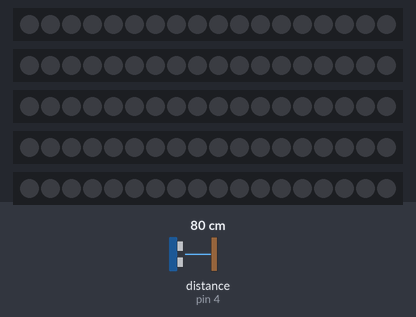
A sketch run on a simulated Arduino Uno, built with avr-gcc and run on an emulated ATmega328P. Shown: 5 × 18 RGB LEDs in strip order, left to right. Wiring (inferred from the names in the program): ultrasonic range finder: trigger pin 2; echo pin 4. Inputs (shaded band) come from the test bench; at power-on: distance to the obstacle (sensor on pin 4) 80 cm. The echo pulse lasts 58.3 µs per cm; dim RGB values are drawn brighter than linear.

Above: at 1.2 s.
1.3 s: distance to the obstacle (sensor on pin 4) set to 12 cm
2.8 s: distance to the obstacle (sensor on pin 4) set to 9 cm
At 3.2 s:
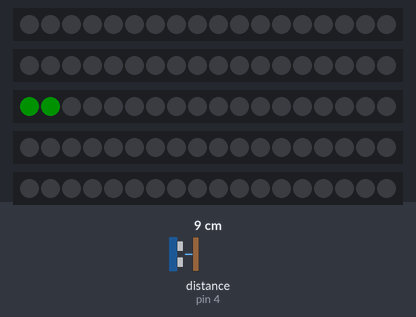
At 6.1 s:
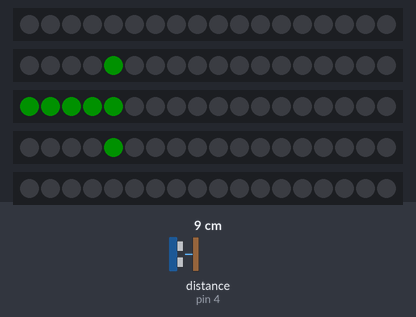
7.3 s: distance to the obstacle (sensor on pin 4) set to 2 cm
At 13.1 s:
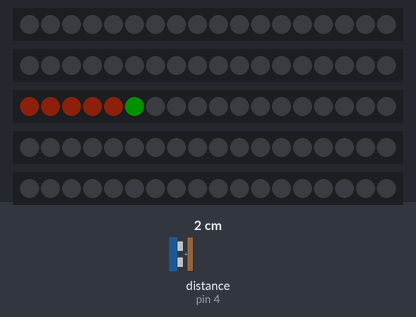
Timing chart, 0 to 14.6 s (numbered marks = the images above; inputs shaded):
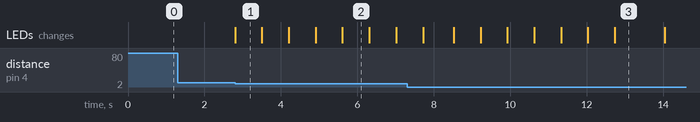

The sketch:

_______.ino
```cpp
#include <Adafruit_NeoPixel.h>

#define pin1 5 // 네오픽셀 Out을 연결한 핀 번호
#define pin2 6
#define pin3 9
#define pin4 10
#define pin5 11

#define time1 700
#define time2 900
#define time3 1300
#define NUMPIXELS 18

int trig=2;
int echo=4;
Adafruit_NeoPixel pix1(18, pin1, NEO_GRB + NEO_KHZ800);
Adafruit_NeoPixel pix2(18, pin2, NEO_GRB + NEO_KHZ800);
Adafruit_NeoPixel pix3(NUMPIXELS, pin3, NEO_GRB + NEO_KHZ800);
Adafruit_NeoPixel pix4(NUMPIXELS, pin4, NEO_GRB + NEO_KHZ800);
Adafruit_NeoPixel pix5(NUMPIXELS, pin5, NEO_GRB + NEO_KHZ800);


void setup()
{
        pix1.begin(); // 네오픽셀을 활성화
        pix1.show();  // 네오픽셀 소자가 빛을 보여주도록 설정하는 함수
        pix2.begin();
        pix2.show();
        pix3.begin();
        pix3.show();
        pix4.begin();
        pix4.show();
        pix5.begin();
        pix5.show();
        pinMode(trig,OUTPUT);
        pinMode(echo,INPUT);
}

//pix_1의 n0부터n1을 br밝기, rgb 설정
void pix11(int n0,int n1,int br,int r,int g,int b)
{
  for(int k=n0;k<=n1;k++)
  {
    pix1.setBrightness(br);
    pix1.setPixelColor(k,r,g,b);
  }
  return;
}

void pix22(int n0,int n1,int br,int r,int g,int b)
{
  for(int k=n0;k<=n1;k++)
  {
    pix2.setBrightness(br);
    pix2.setPixelColor(k,r,g,b);
  }
  return;
}

void pix33(int n0,int n1,int br,int r,int g,int b)
{
  for(int k=n0;k<=n1;k++)
  {
    pix3.setBrightness(br);
    pix3.setPixelColor(k,r,g,b);
  }
  return;
}

void pix44(int n0,int n1,int br,int r,int g,int b)
{
  for(int k=n0;k<=n1;k++)
  {
    pix4.setBrightness(br);
    pix4.setPixelColor(k,r,g,b);
  }
  return;
}

void pix55(int n0,int n1,int br,int r,int g,int b)
{
  for(int k=n0;k<=n1;k++)
  {
    pix5.setBrightness(br);
    pix5.setPixelColor(k,r,g,b);
  }
  return;
}

void off1()
{
  pix1.clear();
  pix1.show();
  return;
}

void off2()
{
  pix2.clear();
  pix2.show();
  return;
}


void off3()
{
  pix3.clear();
  pix3.show();
  return;
}

void off4()
{
  pix4.clear();
  pix4.show();
  return;
}

void off5()
{
  pix5.clear();
  pix5.show();
  return;
}

//갈색pix22(0,17,50,200,50,19);
//연두색pix22(0,17,50,0,255,0);
void loop()
{
  for(int k=0;k<=4;k++)
  {
    long dur, dist;
    digitalWrite(trig,LOW);
    delayMicroseconds(2);
    digitalWrite(trig,HIGH);
    delayMicroseconds(10);
    digitalWrite(trig,LOW);
    dur=pulseIn(echo,HIGH);
    dist=dur/58;

    if(dist<=10)
    {
      pix33(0,k,17,0,255,0);
      pix3.show();
      delay(time1);
    }
    else
    {
      if(k==0)
      {
        k=0;
      }
      else
      {
        k--;
      }
    }
  }
  for(int k=4;k<=5;k++)
  {
    long dur, dist;
    digitalWrite(trig,LOW);
    delayMicroseconds(2);
    digitalWrite(trig,HIGH);
    delayMicroseconds(10);
    digitalWrite(trig,LOW);
    dur=pulseIn(echo,HIGH);
    dist=dur/58;

    if(dist<=10)
    {
      pix22(4,k,17,0,255,0);
      pix44(4,k,17,0,255,0);
      pix2.show();
      pix4.show();
      delay(time1);
    }
    else
    {
      if(k==4)
      {
        k=4;
      }
      else
      {
        k--;
      }
    }
  }

  for(int k=5;k<=6;k++)
  {
    long dur, dist;
    digitalWrite(trig,LOW);
    delayMicroseconds(2);
    digitalWrite(trig,HIGH);
    delayMicroseconds(10);
    digitalWrite(trig,LOW);
    dur=pulseIn(echo,HIGH);
    dist=dur/58;

    if(dist<=10)
    {
      pix11(5,k,17,0,255,0);
      pix55(5,k,17,0,255,0);
      pix1.show();
      pix5.show();
      delay(time1);
    }
    else
    {
      if(k==5)
      {
        k=5;
      }
      else
      {
        k--;
      }
    }
  }
  //pix11(5,6,17,0,255,0);
  //pix55(5,6,17,0,255,0);
  //pix1.show();
  //pix5.show();
  delay(100);

//새싹끝-----------------------------

  int i;
  i=0;
  while(i<10)
  {
    long dur, dist;
    digitalWrite(trig,LOW);
    delayMicroseconds(2);
    digitalWrite(trig,HIGH);
    delayMicroseconds(10);
    digitalWrite(trig,LOW);
    dur=pulseIn(echo,HIGH);
    dist=dur/58;
    if(dist<=10)
    {
      off1();
      off2();
      off3();
      off4();
      off5();
      i=100;
    }
    else
   {
      i=0;
    }
  }

  for(int k=0;k<=5;k++)
  {
    long dur, dist;
    digitalWrite(trig,LOW);
    delayMicroseconds(2);
    digitalWrite(trig,HIGH);
    delayMicroseconds(10);
    digitalWrite(trig,LOW);
    dur=pulseIn(echo,HIGH);
    dist=dur/58;

    if(dist<=10)
    {
      pix33(0,k,17,190,50,20);
      pix3.show();
      delay(time1);
    }
    else
    {
      if(k==0)
      {
        k=0;
      }
      else
      {
        k--;
      }
    }
  }


//나뭇닢 생성-------------------------
  for(int k=5;k<6;k++){
  long dur,dist;
  digitalWrite(trig,LOW);
  delayMicroseconds(2);
  digitalWrite(trig,HIGH);
  delayMicroseconds(10);
  digitalWrite(trig,LOW);
  dur=pulseIn(echo,HIGH);
  dist=dur/58;
  if(dist<=10){
  pix33(k,k,17,0,255,0);
  pix3.show();
  delay(time3);}
  else
    {
      if(k==5)
      {
        k=5;
      }
      else
      {
        k--;
      }
    }}
  for(int k=5;k<6;k++){
  long dur,dist;
  digitalWrite(trig,LOW);
  delayMicroseconds(2);
  digitalWrite(trig,HIGH);
  delayMicroseconds(10);
  digitalWrite(trig,LOW);
  dur=pulseIn(echo,HIGH);
  dist=dur/58;
  if(dist<=10){
  pix33(k+1,k+1,17,0,255,0);
  pix44(k+1,k+1,17,0,255,0);
  pix22(k+1,k+1,17,0,255,0);
  pix3.show();
  pix4.show();
  pix2.show();
  delay(time3);}
  else
    {
      if(k==5)
      {
        k=5;
      }
      else
      {
        k--;
      }
    }}

  for(int k=5;k<6;k++){
  long dur,dist;
  digitalWrite(trig,LOW);
  delayMicroseconds(2);
  digitalWrite(trig,HIGH);
  delayMicroseconds(10);
  digitalWrite(trig,LOW);
  dur=pulseIn(echo,HIGH);
  dist=dur/58;
  if(dist<=10){
  pix33(k+2,k+2,17,0,255,0);
  pix44(k+2,k+2,17,0,255,0);
  pix55(k+2,k+2,17,0,255,0);
  pix11(k+2,k+2,17,0,255,0);
  pix22(k+2,k+2,17,0,255,0);
  pix1.show();
  pix2.show();
  pix3.show();
  pix4.show();
  pix5.show();
  delay(time3);}
  else
    {
      if(k==5)
      {
        k=5;
      }
      else
      {
        k--;
      }
    }}
for(int k=5;k<6;k++){
  long dur,dist;
  digitalWrite(trig,LOW);
  delayMicroseconds(2);
  digitalWrite(trig,HIGH);
  delayMicroseconds(10);
  digitalWrite(trig,LOW);
  dur=pulseIn(echo,HIGH);
  dist=dur/58;
  if(dist<=10){
  pix33(k+3,k+3,17,0,255,0);
  pix44(k+3,k+3,17,0,255,0);
  pix22(k+3,k+3,17,0,255,0);
  pix3.show();
  pix4.show();
  pix2.show();
  delay(time3);}
   else
    {
      if(k==5)
      {
        k=5;
      }
      else
      {
        k--;
      }
    }}
 for(int k=5;k<6;k++){
  long dur,dist;
  digitalWrite(trig,LOW);
  delayMicroseconds(2);
  digitalWrite(trig,HIGH);
  delayMicroseconds(10);
  digitalWrite(trig,LOW);
  dur=pulseIn(echo,HIGH);
  dist=dur/58;
  if(dist<=10){
  pix33(k+4,k+4,17,0,255,0);
  pix3.show();
  delay(time1);
  delay(time3);}
    else
    {
      if(k==5)
      {
        k=5;
      }
      else
      {
        k--;
      }
    }}


//나무완성--------------------------이제 길이늘리기
for(int k=4;k<=10;k++)
  {
    long dur, dist;
    digitalWrite(trig,LOW);
    delayMicroseconds(2);
    digitalWrite(trig,HIGH);
    delayMicroseconds(10);
    digitalWrite(trig,LOW);
    dur=pulseIn(echo,HIGH);
    dist=dur/58;
    if(dist<=10)
    {
    pix1.clear();
    pix2.clear();
    pix3.clear();
    pix4.clear();
    pix5.clear();
    pix11(k+3,k+3,17,0,255,0);

    pix22(k+2,k+4,17,0,255,0);
    pix33(0,k,17,190,50,20);
    pix33(k+1,k+5,17,0,255,0);

    pix44(k+2,k+4,17,0,255,0);
    pix55(k+3,k+3,17,0,255,0);
    pix1.show();
    pix2.show();
    pix3.show();
    pix4.show();
    pix5.show();
    delay(time3);
    pix1.clear();
    pix2.clear();
    pix3.clear();
    pix4.clear();
    pix5.clear();
    off1();
    off2();
    off3();
    off4();
    off5();
    }
    else
    {
      if(k==4)
      {
        k=4;
      }
      else
      {
        k--;
      }
    }

    }
  }
```

___RFID__.ino
```cpp

```

Measured:
- the behaviour switches between 11 and 10 cm on distance to the obstacle (sensor on pin 4) (found by bisection; images 0 and 1)
- after the input at 1.3 s, every drawn part: stays the same
- after the input at 2.8 s, the LEDs: change at once (image 1)
